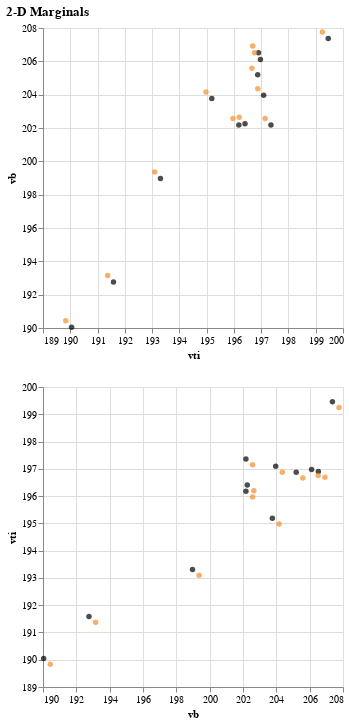

Source (notebook cell):
### Code cell
plot_2d_numerical_numerical_comparisons(odf,sdf,[['vti','vb'],['vb','vti']])

### Figure 1 — Vega-Lite specification as saved in the notebook (floating-point values rounded to 4 significant figures)
{"config": {"view": {"continuousWidth": 300, "continuousHeight": 300}}, "vconcat": [{"layer": [{"data": {"name": "data-157a7c305ae7753e99e5fdef3a44782a"}, "mark": {"type": "point", "filled": true}, "encoding": {"color": {"value": "#000000"}, "x": {"field": "vti", "scale": {"zero": false}, "type": "quantitative"}, "y": {"field": "vb", "scale": {"zero": false}, "type": "quantitative"}}, "transform": [{"filter": "(datum.plot_data_source === 'observed')"}]}, {"data": {"name": "data-157a7c305ae7753e99e5fdef3a44782a"}, "mark": {"type": "point", "filled": true}, "encoding": {"color": {"value": "#f28e2b"}, "x": {"field": "vti", "scale": {"zero": false}, "type": "quantitative"}, "y": {"field": "vb", "scale": {"zero": false}, "type": "quantitative"}}, "transform": [{"filter": "(datum.plot_data_source === 'synthetic')"}]}]}, {"layer": [{"data": {"name": "data-157a7c305ae7753e99e5fdef3a44782a"}, "mark": {"type": "point", "filled": true}, "encoding": {"color": {"value": "#000000"}, "x": {"field": "vb", "scale": {"zero": false}, "type": "quantitative"}, "y": {"field": "vti", "scale": {"zero": false}, "type": "quantitative"}}, "transform": [{"filter": "(datum.plot_data_source === 'observed')"}]}, {"data": {"name": "data-157a7c305ae7753e99e5fdef3a44782a"}, "mark": {"type": "point", "filled": true}, "encoding": {"color": {"value": "#f28e2b"}, "x": {"field": "vb", "scale": {"zero": false}, "type": "quantitative"}, "y": {"field": "vti", "scale": {"zero": false}, "type": "quantitative"}}, "transform": [{"filter": "(datum.plot_data_source === 'synthetic')"}]}]}], "resolve": {"scale": {"color": "independent"}}, "title": "2-D Marginals", "$schema": "https://vega.github.io/schema/vega-lite/v5.20.1.json", "datasets": {"data-157a7c305ae7753e99e5fdef3a44782a": [{"vb": 190.0, "vti": 190.0, "plot_data_source": "observed"}, {"vb": 192.8, "vti": 191.6, "plot_data_source": "observed"}, {"vb": 199.0, "vti": 193.3, "plot_data_source": "observed"}, {"vb": 202.3, "vti": 196.4, "plot_data_source": "observed"}, {"vb": 202.2, "vti": 197.4, "plot_data_source": "observed"}, {"vb": 202.2, "vti": 196.2, "plot_data_source": "observed"}, {"vb": 205.2, "vti": 196.9, "plot_data_source": "observed"}, {"vb": 204.0, "vti": 197.1, "plot_data_source": "observed"}, {"vb": 206.5, "vti": 196.9, "plot_data_source": "observed"}, {"vb": 203.8, "vti": 195.2, "plot_data_source": "observed"}, {"vb": 206.1, "vti": 197.0, "plot_data_source": "observed"}, {"vb": 207.4, "vti": 199.5, "plot_data_source": "observed"}, {"vb": 190.4, "vti": 189.8, "plot_data_source": "synthetic"}, {"vb": 193.2, "vti": 191.4, "plot_data_source": "synthetic"}, {"vb": 199.4, "vti": 193.1, "plot_data_source": "synthetic"}, {"vb": 202.7, "vti": 196.2, "plot_data_source": "synthetic"}, {"vb": 202.6, "vti": 197.1, "plot_data_source": "synthetic"}, {"vb": 202.6, "vti": 196.0, "plot_data_source": "synthetic"}, {"vb": 205.6, "vti": 196.7, "plot_data_source": "synthetic"}, {"vb": 204.4, "vti": 196.9, "plot_data_source": "synthetic"}, {"vb": 206.9, "vti": 196.7, "plot_data_source": "synthetic"}, {"vb": 204.2, "vti": 195.0, "plot_data_source": "synthetic"}, {"vb": 206.5, "vti": 196.8, "plot_data_source": "synthetic"}, {"vb": 207.8, "vti": 199.2, "plot_data_source": "synthetic"}]}}
